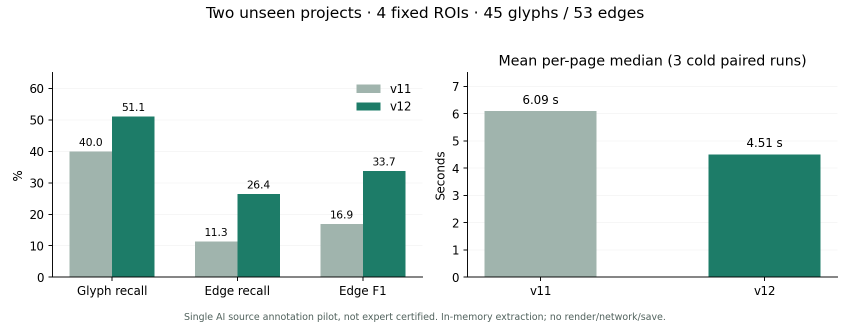
#> input picture evaluation/v12/comparison.png, 1700 x 646 px (shown at 1/2 size)
$ python -i experimental_ocr.py   (imports and definitions only)
#> lines starting #> are read from the running program, lines starting #| are printed output that depends on the picture; after the words box and inside, x2 and y2 are one past the last pixel; in counts of white or black regions, pixels touching at a corner belong together
#> further down, picture is the input picture: PIL image 1700x646 RGBA; mean R, G, B, A 216.5, 228.5, 225.7, 255
"""Text-region atlas OCR with reversible page coordinates and bounded fallback."""
from pathlib import Path
import json,math
import cv2,numpy as np
from PIL import Image

def propose(image):
    gray=cv2.cvtColor(np.asarray(image.convert('RGB')),cv2.COLOR_RGB2GRAY);h,w=gray.shape
#> after `gray = cv2.cvtColor(np.asarray(image.convert('RGB')), cv2.COLOR_RGB2GR`:
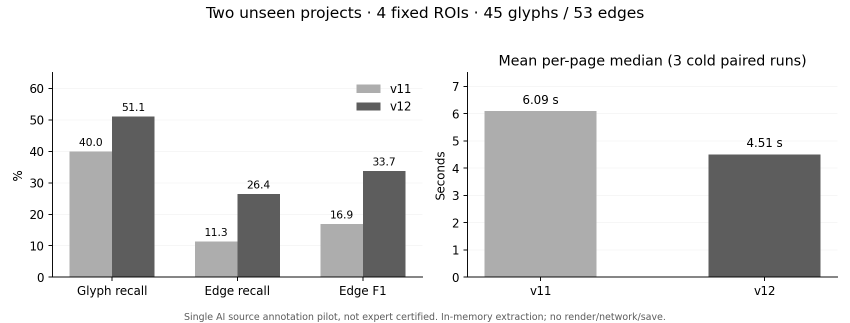
#> gray: shape (646, 1700) (shown at 1/2 size); min 0, max 255, mean 224.5
#> after `h, w = gray.shape`: h = 646; w = 1700
    if np.median(np.r_[gray[0],gray[-1],gray[:,0],gray[:,-1]])<128:gray=255-gray
    ink=cv2.adaptiveThreshold(gray,255,cv2.ADAPTIVE_THRESH_GAUSSIAN_C,cv2.THRESH_BINARY_INV,31,9)
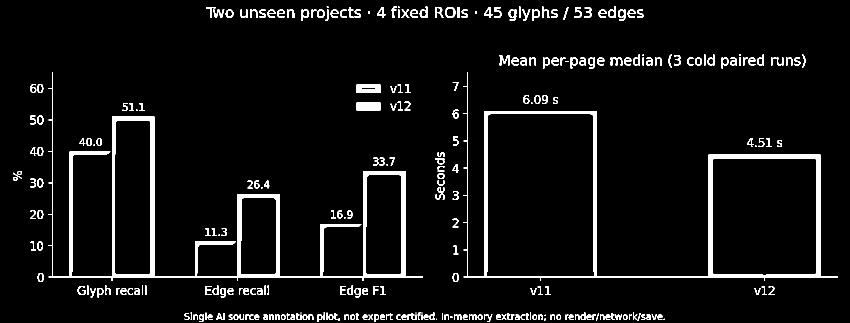
#> ink: shape (646, 1700) (shown at 1/2 size); 5.2% white; 286 white regions (27 under 20 px), largest, box (x1, y1, x2, y2) and area: (97, 144, 846, 562) 19207, (927, 144, 1676, 562) 14112, (713, 205, 761, 221) 768
    # Long pipes/frames are retained in the source, removed only from proposals.
    horizontal=cv2.morphologyEx(ink,cv2.MORPH_OPEN,np.ones((1,31),np.uint8));vertical=cv2.morphologyEx(ink,cv2.MORPH_OPEN,np.ones((31,1),np.uint8));small=cv2.subtract(ink,horizontal|vertical)
#> after `horizontal = cv2.morphologyEx(ink, cv2.MORPH_OPEN, np.ones((1, 31), np`:
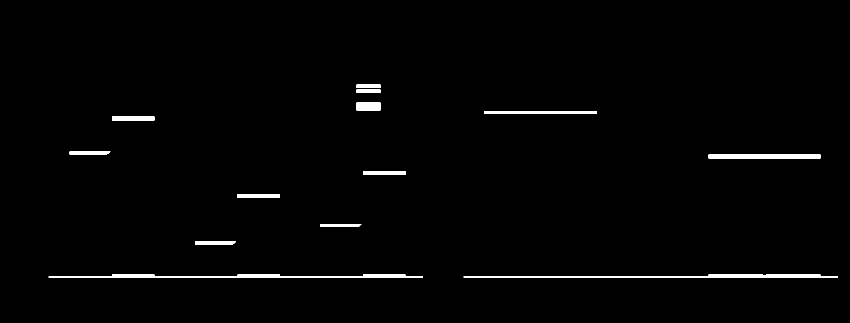
#> horizontal: shape (646, 1700) (shown at 1/2 size); 1.2% white; 13 white regions, largest, box (x1, y1, x2, y2) and area: (97, 549, 846, 555) 2518, (927, 549, 1676, 555) 2388, (1417, 309, 1641, 317) 1792
#> after `vertical = cv2.morphologyEx(ink, cv2.MORPH_OPEN, np.ones((31, 1), np.u`:
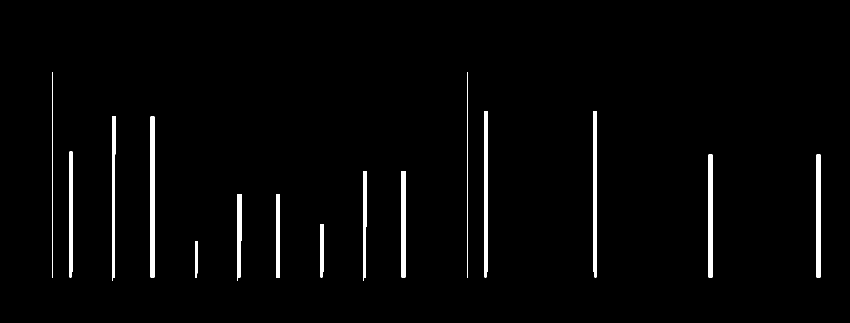
#> vertical: shape (646, 1700) (shown at 1/2 size); 2% white; 15 white regions, largest, box (x1, y1, x2, y2) and area: (301, 233, 309, 555) 2576, (224, 233, 232, 562) 2084, (969, 222, 975, 555) 1979
#> after `small = cv2.subtract(ink, horizontal | vertical)`:
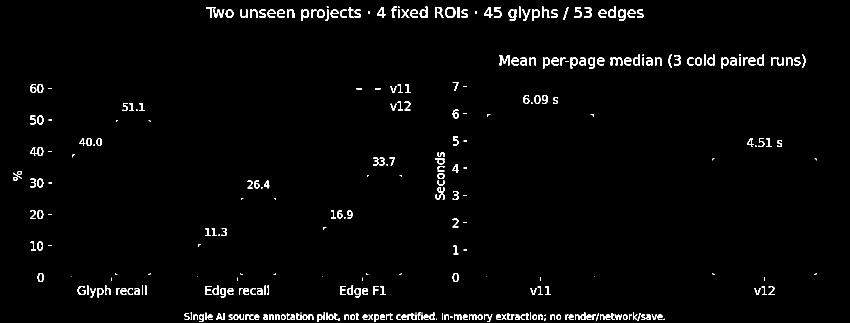
#> small: shape (646, 1700) (shown at 1/2 size); 2.1% white in thin lines or dots
    _,_,stats,_=cv2.connectedComponentsWithStats(small);mask=np.zeros_like(ink);count=0
#> after `_, _, stats, _ = cv2.connectedComponentsWithStats(small)`: stats = 329 rows, first 6: [0, 0, 1700, 646, 1075173], [653, 13, 4, 3, 10], [783, 13, 11, 23, 105], [796, 13, 3, 3, 9], [839, 13, 16, 23, 176], [1038, 13, 3, 23, 69]
    for x,y,cw,ch,area in stats[1:]:
        if 3<=ch<=64 and 1<=cw<=100 and 3<=area<=1800 and .06<=cw/ch<=12:
            cv2.rectangle(mask,(max(0,x-2),max(0,y-2)),(min(w-1,x+cw+2),min(h-1,y+ch+2)),255,-1);count+=1
#> this loop made 328 passes
#> (x, y, cw, ch, area) on passes 2, 4, 5, 6, 7, 8, 9, 10, 11, 12, 13, 14: (783, 13, 11, 23, 105), (839, 13, 16, 23, 176), (1038, 13, 3, 23, 69), (1084, 13, 15, 23, 143), (1216, 13, 16, 23, 164), (412, 14, 19, 22, 110), (696, 14, 11, 22, 100), (754, 14, 17, 22, 164), (870, 14, 18, 22, 174), (890, 14, 21, 22, 202), (915, 14, 4, 22, 88), (968, 14, 17, 22, 164)
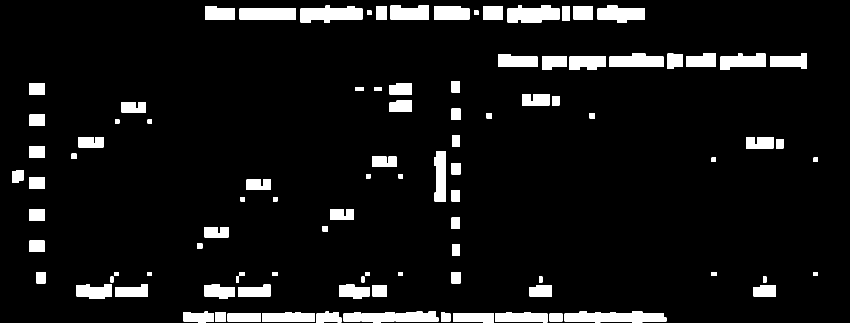
#> mask: shape (646, 1700) (shown at 1/2 size); 7.5% white; 99 white regions, largest, box (x1, y1, x2, y2) and area: (1129, 623, 1333, 645) 3501, (601, 11, 725, 45) 3060, (1015, 11, 1119, 45) 2828
#> after the loop, count = 302
    grouped=cv2.dilate(mask,np.ones((5,17),np.uint8));_,_,stats,_=cv2.connectedComponentsWithStats(grouped);boxes=[]
#> after `grouped = cv2.dilate(mask, np.ones((5, 17), np.uint8))`:
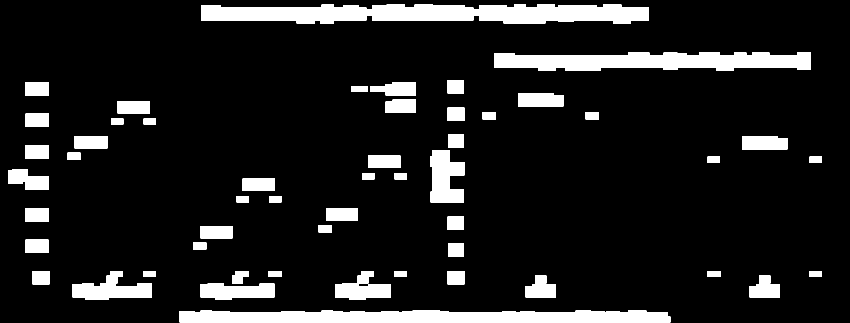
#> grouped: shape (646, 1700) (shown at 1/2 size); 11.7% white; 54 white regions, largest, box (x1, y1, x2, y2) and area: (402, 9, 1298, 47) 26887, (359, 621, 1341, 646) 21555, (989, 105, 1622, 142) 18390
#> after `_, _, stats, _ = cv2.connectedComponentsWithStats(grouped)`: stats = 55 rows, first 6: [0, 0, 1700, 646, 969211], [402, 9, 896, 38, 26887], [989, 105, 633, 37, 18390], [895, 160, 33, 27, 891], [50, 164, 48, 27, 1296], [740, 164, 92, 27, 1963]
    for x,y,cw,ch,area in stats[1:]:
        if cw<7 or ch<5:continue
        a,b,c,d=max(0,x-7),max(0,y-6),min(w,x+cw+7),min(h,y+ch+6)
        boxes.append([int(a),int(b),int(c),int(d)])
#> this loop made 54 passes
#> (x, y, cw, ch, area, a, b, c) on passes 1 to 12: (402, 9, 896, 38, 26887, 395, 3, 1305), (989, 105, 633, 37, 18390, 982, 99, 1629), (895, 160, 33, 27, 891, 888, 154, 935), (50, 164, 48, 27, 1296, 43, 158, 105), (740, 164, 92, 27, 1963, 733, 158, 839), (703, 172, 32, 12, 384, 696, 166, 742), (1036, 186, 91, 27, 2377, 1029, 180, 1134), (771, 199, 61, 27, 1591, 764, 193, 839), (235, 202, 65, 25, 1625, 228, 196, 307), (895, 215, 34, 27, 918, 888, 209, 936), (965, 224, 27, 15, 405, 958, 218, 999), (1171, 224, 27, 15, 405, 1164, 218, 1205)
#> after the loop, boxes = 54 items, first 6: [395, 3, 1305, 53], [982, 99, 1629, 148], [888, 154, 935, 193], [43, 158, 105, 197], [733, 158, 839, 197], [696, 166, 742, 190]
    # Merge padded overlaps: one source character must not appear in two crops.
    for _ in range(3):
        old=len(boxes);merged=[]
        for box in sorted(boxes,key=lambda b:(b[1],b[0])):
            for i,m in enumerate(merged):
                if box[0]<m[2] and box[2]>m[0] and box[1]<m[3] and box[3]>m[1]:merged[i]=[min(m[0],box[0]),min(m[1],box[1]),max(m[2],box[2]),max(m[3],box[3])];break
            else:merged.append(box)
        boxes=merged
        if len(boxes)==old:break
#> this loop made 3 passes
#> old on pass 1: 54
    return sorted(boxes,key=lambda b:(b[1],b[0])),count

# [52 lines left out: functions atlas, remap, masked, recognize, not called in this run]

>>> from PIL import Image
>>> picture = Image.open('comparison.png')
>>> result = propose(picture)
